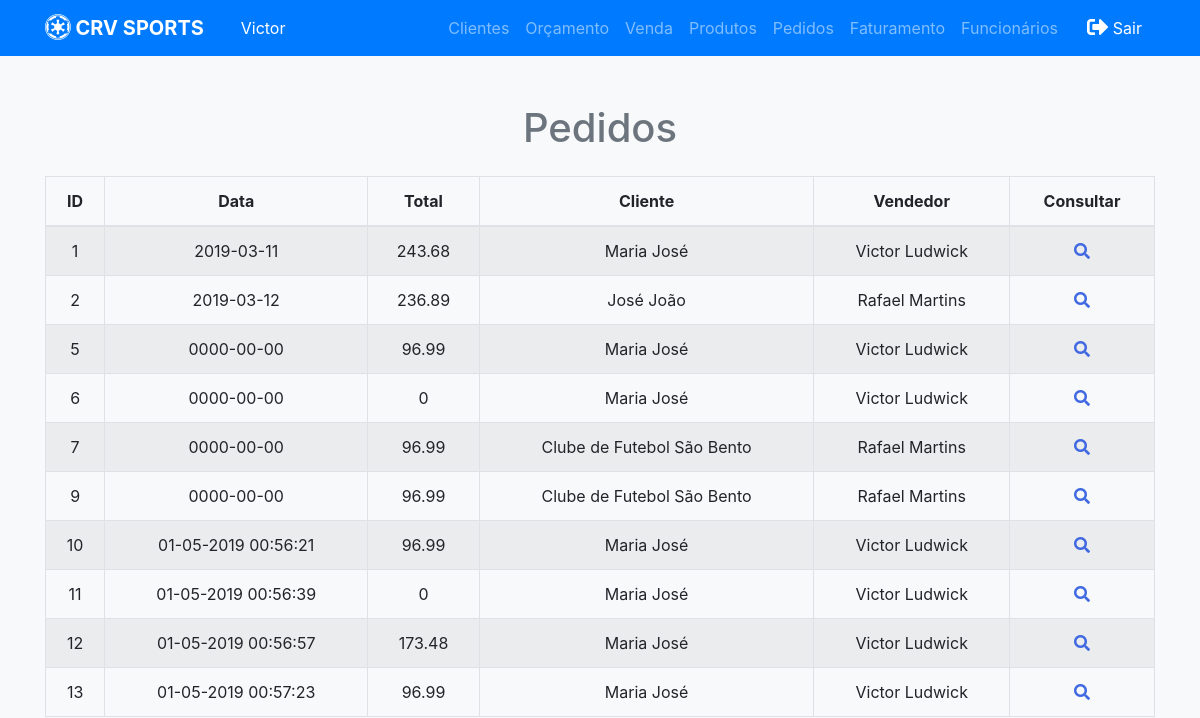
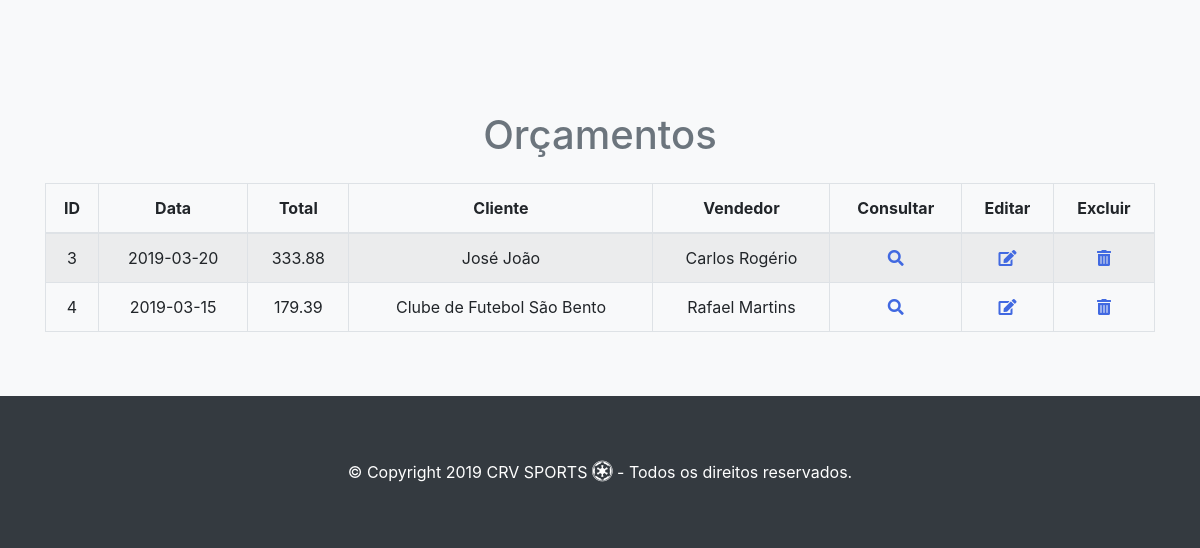
/crv/pedidos.php (signed in), run on an earlier commit of the app's database (2 pictures, top to bottom).
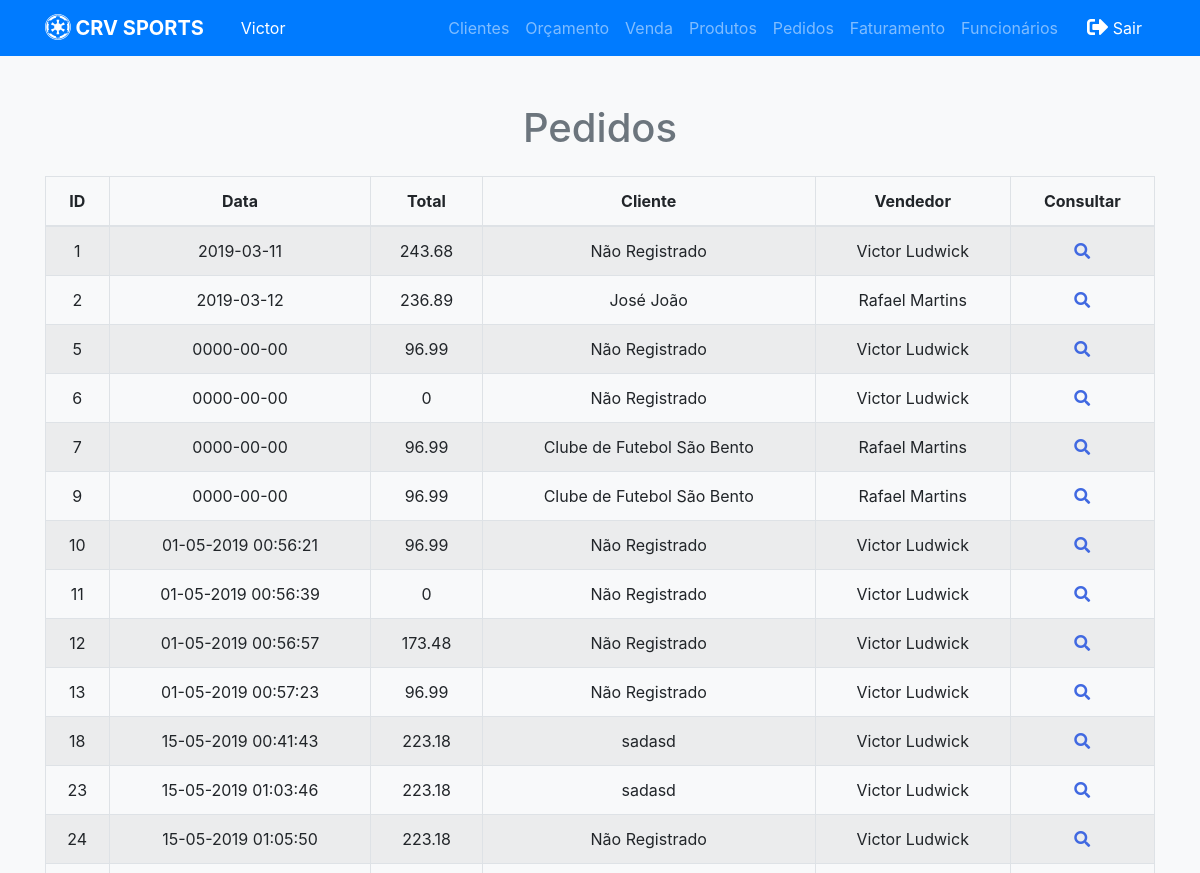
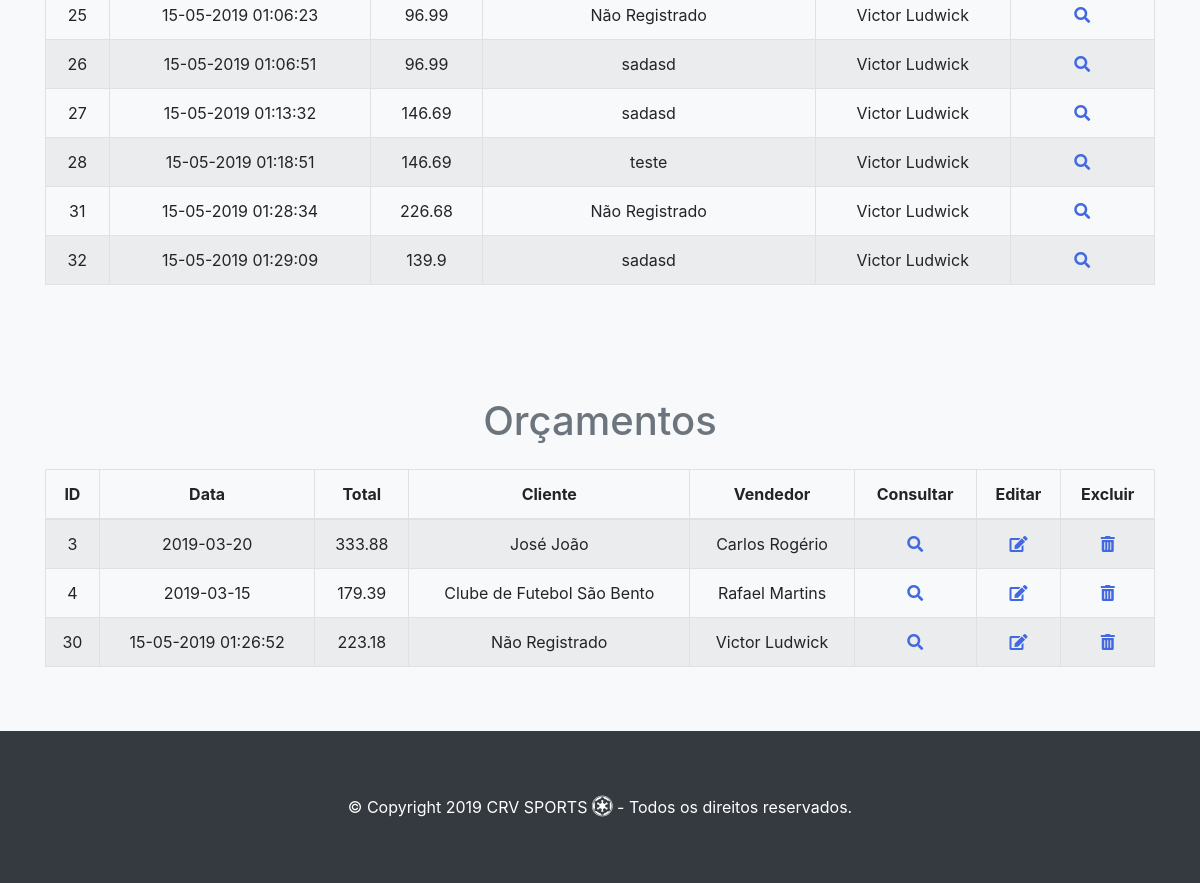
And on a later commit of the database (2 pictures, top to bottom).
### tables this page shows
CREATE TABLE `pedido` (
  `id_pedido` int(11) NOT NULL,
  `data_pedido` varchar(100) NOT NULL,
  `total_pedido` double NOT NULL,
  `id_cliente` int(11) DEFAULT '1',
  `id_funcionario` int(11) NOT NULL,
  `tipo` int(11) NOT NULL
);

CREATE TABLE `cliente` (
  `id_cliente` int(11) NOT NULL,
  `nome` varchar(100) NOT NULL,
  `email` varchar(50) NOT NULL,
  `logradouro` varchar(100) NOT NULL,
  `numero` int(11) NOT NULL,
  `bairro` varchar(50) NOT NULL,
  `cidade` varchar(50) NOT NULL,
  `estado` varchar(50) NOT NULL,
  `cep` varchar(20) NOT NULL,
  `telefone` varchar(20) DEFAULT NULL,
  `celular` varchar(20) DEFAULT NULL,
  `cpf` varchar(15) DEFAULT NULL,
  `rg` varchar(15) DEFAULT NULL,
  `data_nascimento` date DEFAULT NULL,
  `cnpj` varchar(20) DEFAULT NULL,
  `inscricao_estadual` varchar(30) DEFAULT NULL,
  `nome_fantasia` varchar(50) DEFAULT NULL
);

CREATE TABLE `funcionario` (
  `id_funcionario` int(11) NOT NULL,
  `nome` varchar(100) NOT NULL,
  `data_nascimento` date NOT NULL,
  `cpf` varchar(15) NOT NULL,
  `rg` varchar(15) NOT NULL,
  `data_admissao` date NOT NULL,
  `logradouro` varchar(100) NOT NULL,
  `numero` int(11) NOT NULL,
  `bairro` varchar(100) NOT NULL,
  `cidade` varchar(50) NOT NULL,
  `estado` varchar(50) NOT NULL,
  `cep` varchar(20) NOT NULL,
  `email` varchar(50) NOT NULL,
  `telefone` varchar(20) DEFAULT NULL,
  `celular` varchar(20) DEFAULT NULL,
  `senha` varchar(30) NOT NULL,
  `tipo` int(11) NOT NULL
);

### crv/pedidos.php (the view, shortened to what this page needs)
<?php require_once("../funcoes/conexao.php"); ?>
<!DOCTYPE html>
<html>
   <head>
      <?php include '../funcoes/menu.php'; ?>
      <link rel="stylesheet" href="lib\DataTables\DataTables-1.10.18\css\jquery.dataTables.min.css">
      <link rel="stylesheet" href="lib\fontawesome-free-5.8.1-web\css\all.css">
   </head>
   <div class="py-5 text-center bg-light">
      <div class="container">
         <div class="row">
            <div class="col-md-12">
               <h1 class="pb-3 text-secondary">Pedidos</h1>
            </div>
         </div>
         <table class="table table-hover table-striped table-bordered" id="pedido">
            <thead>
               <tr>
                  <th>ID</th>
                  <th>Data</th>
                  <th>Total</th>
				      <th>Cliente</th>
                  <th>Vendedor</th>
				      <th>Consultar</th>
               </tr>
            </thead>
            <tbody>
               <?php
                  $query="SELECT p.id_pedido, p.data_pedido, p.total_pedido, c.nome as nome_cliente, f.nome as nome_funcionario FROM
                  pedido p inner join cliente c
                  inner join funcionario f
                  ON
                  p.id_cliente = c.id_cliente and p.id_funcionario = f.id_funcionario
                  WHERE p.tipo = 1";
                  $resultado = mysqli_query($conecta, $query);
                  while($linha = mysqli_fetch_array($resultado)){
					echo '<tr id='.$linha['id_pedido'].'><td>'.$linha['id_pedido'].'</td>';
					echo '<td>'.$linha['data_pedido'].'</td>';
					echo '<td>'.$linha['total_pedido'].'</td>';
					echo '<td>'.utf8_encode($linha['nome_cliente']).'</td>';
					echo '<td>'.utf8_encode($linha['nome_funcionario']).'</td>';
                  ?>
               <td><i class="fas fa-search" data-toggle="modal" data-target="#consultapedido" style="cursor: pointer; color:royalBlue"></td>
               <?php
                  }
				?>
            </tbody>
         </table>
      </div>
   </div>
   <div class="py-5 text-center bg-light">
      <div class="container">
         <div class="row">
            <div class="col-md-12">
               <h1 class="pb-3 text-secondary">Orçamentos</h1>
            </div>
         </div>
         <table class="table table-hover table-striped table-bordered" id="orcamento">
            <thead>
               <tr>
                  <th>ID</th>
                  <th>Data</th>
                  <th>Total</th>
                  <th>Cliente</th>
                  <th>Vendedor</th>
                  <th>Consultar</th>
                  <th>Editar</th>
                  <th>Excluir</th>
               </tr>
            </thead>
            <tbody>
               <?php
                  $query="SELECT p.id_pedido, p.data_pedido, p.total_pedido, c.nome as nome_cliente, f.nome as nome_funcionario
                  FROM pedido p
                  inner join cliente c
                  inner join funcionario f
                  ON
                  p.id_cliente = c.id_cliente and
                  p.id_funcionario = f.id_funcionario
                  WHERE p.tipo = 0";
                  $resultado = mysqli_query($conecta, $query);
                  while($linha = mysqli_fetch_array($resultado)){
					echo '<tr id='.$linha['id_pedido'].'><td>'.$linha['id_pedido'].'</td>';
					echo '<td>'.$linha['data_pedido'].'</td>';
					echo '<td>'.$linha['total_pedido'].'</td>';
					echo '<td>'.utf8_encode($linha['nome_cliente']).'</td>';
					echo '<td>'.utf8_encode($linha['nome_funcionario']).'</td>';
                  ?>
               <td><i class="fas fa-search" data-toggle="modal" data-target="#consultapedido" style="cursor: pointer; color:royalBlue"></td>
               <td><a href="editaorcamentos.php?id=<?php echo $linha['id_pedido'] ?>"> <i class="fas fa-edit" style="cursor: pointer; color:royalBlue"></a></td>
               <td><i class="fas fa-trash-alt" style="cursor: pointer; color:royalBlue"></td>
               </tr>
               <?php
                  }
				?>
            </tbody>
         </table>
      </div>
   </div>
   <?php include 'footer.php'?>
   <?php require_once("../funcoes/modalpedido.php"); ?>
</html>

What changed in the data, as far as the page shows it:
changed through a linked row, pedido id 1: id_cliente.nome "Maria José" → "Não Registrado"
changed through a linked row, pedido id 5: id_cliente.nome "Maria José" → "Não Registrado"
changed through a linked row, pedido id 6: id_cliente.nome "Maria José" → "Não Registrado"
changed through a linked row, pedido id 10: id_cliente.nome "Maria José" → "Não Registrado"
changed through a linked row, pedido id 11: id_cliente.nome "Maria José" → "Não Registrado"
changed through a linked row, pedido id 12: id_cliente.nome "Maria José" → "Não Registrado"
changed through a linked row, pedido id 13: id_cliente.nome "Maria José" → "Não Registrado"
added pedido: id_pedido "18", data_pedido "15-05-2019 00:41:43", total_pedido "223.18", id_cliente.nome "sadasd", id_funcionario.nome "Victor Ludwick", shown under "Pedidos"
added pedido: id_pedido "23", data_pedido "15-05-2019 01:03:46", total_pedido "223.18", id_cliente.nome "sadasd", id_funcionario.nome "Victor Ludwick", shown under "Pedidos"
added pedido: id_pedido "24", data_pedido "15-05-2019 01:05:50", total_pedido "223.18", id_cliente.nome "Não Registrado", id_funcionario.nome "Victor Ludwick", shown under "Pedidos"
added pedido: id_pedido "25", data_pedido "15-05-2019 01:06:23", total_pedido "96.99", id_cliente.nome "Não Registrado", id_funcionario.nome "Victor Ludwick", shown under "Pedidos"
added pedido: id_pedido "26", data_pedido "15-05-2019 01:06:51", total_pedido "96.99", id_cliente.nome "sadasd", id_funcionario.nome "Victor Ludwick", shown under "Pedidos"
added pedido: id_pedido "27", data_pedido "15-05-2019 01:13:32", total_pedido "146.69", id_cliente.nome "sadasd", id_funcionario.nome "Victor Ludwick", shown under "Pedidos"
added pedido: id_pedido "28", data_pedido "15-05-2019 01:18:51", total_pedido "146.69", id_cliente.nome "teste", id_funcionario.nome "Victor Ludwick", shown under "Pedidos"
added pedido: id_pedido "31", data_pedido "15-05-2019 01:28:34", total_pedido "226.68", id_cliente.nome "Não Registrado", id_funcionario.nome "Victor Ludwick", shown under "Pedidos"
added pedido: id_pedido "32", data_pedido "15-05-2019 01:29:09", total_pedido "139.9", id_cliente.nome "sadasd", id_funcionario.nome "Victor Ludwick", shown under "Pedidos"
added pedido: id_pedido "30", data_pedido "15-05-2019 01:26:52", total_pedido "223.18", id_cliente.nome "Não Registrado", id_funcionario.nome "Victor Ludwick", shown under "Orçamentos"
